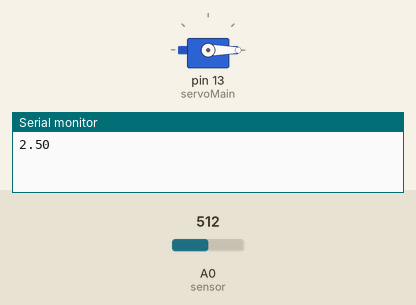
This sketch was run on a simulated Arduino Uno, built with avr-gcc and run on an emulated ATmega328P. On the bench: servo, the last lines printed to the serial monitor. The inputs (shaded band) are chosen by the test bench; at power-on: A0 (sensor) = 512.

Above: at 2.2 s.
2.3 s: A0 (sensor) set to 322
5.8 s: A0 (sensor) set to 299
At 6.9 s:
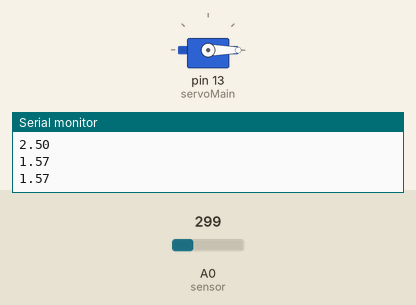
8.6 s: A0 (sensor) set to 511
At 9.0 s:
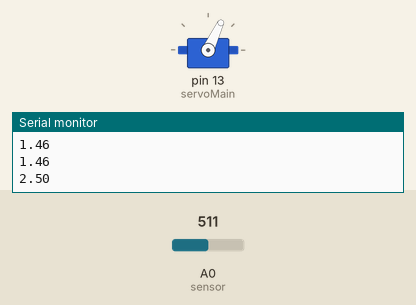
14.7 s: A0 (sensor) set to 306
At 15.3 s:
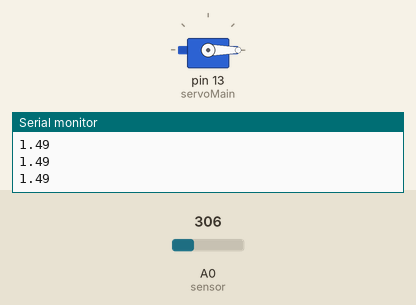
Timing chart, 0 to 17.7 s (numbered marks = the images above; inputs shaded):
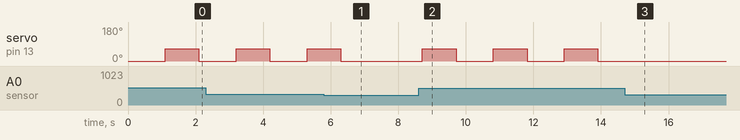

The sketch:

bitcoin-miner.ino
```cpp
#include <Servo.h>
#define sensor A0
Servo servoMain; // Define our Servo
int start = 0;
int angle = 130;

void setup()
{
   servoMain.attach(13); // servo on digital pin 10
   Serial.begin(9600);

    servoMain.write(start);
    delay(1000);
}

void loop()
{
  // 5v
    float volts = analogRead(sensor)*0.0048828125;  // value from sensor * (5/1024)
    int distance = floor(volts*2);
    delay(100); // slow down serial port
    Serial.println(volts);
    if (distance > 2){
      servoMain.write(start + angle /2);
      delay(1000);
      servoMain.write(start);
      delay(1000);
    }
}

//#define sensor A0 // Sharp IR GP2Y0A41SK0F (4-30cm, analog)
//
//void setup() {
//  Serial.begin(9600); // start the serial port
//}
//
//void loop() {
//
//  // 5v
//  float volts = analogRead(sensor)*0.0048828125;  // value from sensor * (5/1024)
//  int distance = 13*pow(volts, -1); // worked out from datasheet graph
//  delay(100); // slow down serial port
//
////  if (distance <= 30){
//    Serial.println(distance);   // print the distance
////  }
//}
```

Measured:
- the behaviour switches between 308 and 307 on A0 (sensor) (found by bisection; images 0 and 1)
- after the input at 5.8 s, servo on pin 13 (servoMain): goes on until 6.3 s, then stays 0°
- after the input at 8.6 s, servo on pin 13 (servoMain): alternates 65° for 1.0 s and 0° for 1.1 s, starting after 0.11 s
- after the input at 14.7 s, servo on pin 13 (servoMain): stops changing and stays 0°
